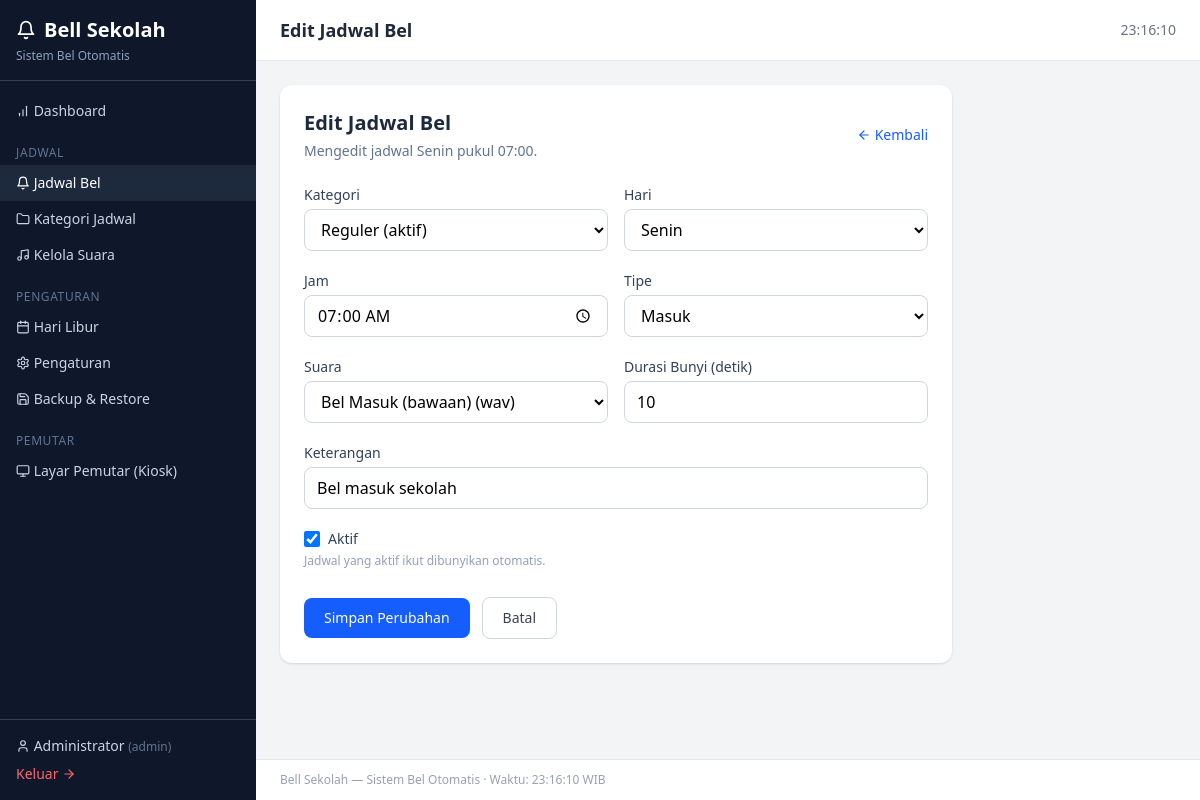
Screenshot of /admin/jadwal/edit.php?id=1 (signed in) with the database file from the repository.
### tables this page shows
CREATE TABLE IF NOT EXISTS jadwal_bel (
  id INT UNSIGNED NOT NULL AUTO_INCREMENT,
  id_kategori INT UNSIGNED NOT NULL,
  hari TINYINT NOT NULL COMMENT '1=Senin .. 6=Sabtu',
  jam TIME NOT NULL,
  tipe ENUM('masuk','ganti_jam','istirahat','sholat','pulang','reses','kustom') NOT NULL DEFAULT 'kustom',
  id_suara INT UNSIGNED NULL,
  durasi_bunyi INT UNSIGNED NOT NULL DEFAULT 10 COMMENT 'durasi bunyi (detik)',
  keterangan VARCHAR(255) NOT NULL DEFAULT '',
  aktif TINYINT(1) NOT NULL DEFAULT 1,
  created_at TIMESTAMP NOT NULL DEFAULT CURRENT_TIMESTAMP,
  PRIMARY KEY (id),
  KEY idx_jadwal_kategori (id_kategori),
  KEY idx_jadwal_hari (hari),
  KEY idx_jadwal_jam (jam),
  CONSTRAINT fk_jadwal_kategori FOREIGN KEY (id_kategori)
    REFERENCES kategori_jadwal (id) ON DELETE CASCADE,
  CONSTRAINT fk_jadwal_suara FOREIGN KEY (id_suara)
    REFERENCES suara_bel (id) ON DELETE SET NULL
);

CREATE TABLE IF NOT EXISTS kategori_jadwal (
  id INT UNSIGNED NOT NULL AUTO_INCREMENT,
  nama VARCHAR(100) NOT NULL,
  keterangan VARCHAR(255) NOT NULL DEFAULT '',
  warna VARCHAR(20) NOT NULL DEFAULT '#2563eb',
  is_default TINYINT(1) NOT NULL DEFAULT 0,
  is_active TINYINT(1) NOT NULL DEFAULT 0,
  created_at TIMESTAMP NOT NULL DEFAULT CURRENT_TIMESTAMP,
  PRIMARY KEY (id),
  UNIQUE KEY uq_kategori_nama (nama)
);

CREATE TABLE IF NOT EXISTS suara_bel (
  id INT UNSIGNED NOT NULL AUTO_INCREMENT,
  nama VARCHAR(150) NOT NULL,
  file_path VARCHAR(255) NOT NULL,
  format ENUM('mp3','wav','ogg') NOT NULL DEFAULT 'wav',
  ukuran_bytes BIGINT UNSIGNED NOT NULL DEFAULT 0,
  sumber ENUM('bawaan','upload','rekaman') NOT NULL DEFAULT 'upload',
  is_default TINYINT(1) NOT NULL DEFAULT 0,
  created_at TIMESTAMP NOT NULL DEFAULT CURRENT_TIMESTAMP,
  PRIMARY KEY (id)
);

### core/Database.php (called while the page is built, shortened)
<?php
class Database {
    private static $instance = null;
    private $connection;
    private function __construct() {
        $host = defined('DB_HOST') ? DB_HOST : '127.0.0.1';
        $port = defined('DB_PORT') ? (int) DB_PORT : 3306;
        if ($host === 'localhost') {
            $host = '127.0.0.1';
        }
        $connection = new mysqli($host, DB_USER, DB_PASS, DB_NAME, $port);
        $connection->query("SET time_zone = '+07:00'");
        $connection->set_charset("utf8mb4");
        $connection->options(MYSQLI_OPT_CONNECT_TIMEOUT, 10);
        $this->connection = $connection;
    }
    public static function getInstance() {
        if (self::$instance === null) {
            self::$instance = new self();
        }
        return self::$instance;
    }
    public function getConnection() {
        return $this->connection;
    }
}
function db() {
    return Database::getInstance();
}
function conn() {
    return db()->getConnection();
}

### core/helpers.php (called while the page is built, shortened)
<?php
function e($value) {
    return htmlspecialchars((string) $value, ENT_QUOTES, 'UTF-8');
}
function hari_label($kode) {
    $nama = ['', 'Senin', 'Selasa', 'Rabu', 'Kamis', 'Jumat', 'Sabtu', 'Minggu'];
    return $nama[$kode] ?? '';
}

### admin/jadwal/edit.php (the view, shortened to what this page needs)
<?php
$id = isset($_GET['id']) ? (int) $_GET['id'] : 0;
$stmt = conn()->prepare("SELECT * FROM jadwal_bel WHERE id = ? LIMIT 1");
$stmt->bind_param('i', $id);
$stmt->execute();
$jadwal = $stmt->get_result()->fetch_assoc();
$kategoriDipilih = (int) $jadwal['id_kategori'];
$hariDipilih     = (int) $jadwal['hari'];
$stmt = conn()->prepare("SELECT * FROM kategori_jadwal ORDER BY is_active DESC, nama ASC");
$stmt->execute();
$daftarKategori = $stmt->get_result()->fetch_all(MYSQLI_ASSOC);
$stmt = conn()->prepare("SELECT * FROM suara_bel ORDER BY nama ASC");
$stmt->execute();
$daftarSuara = $stmt->get_result()->fetch_all(MYSQLI_ASSOC);
$tipeList = ['masuk'=>'Masuk','ganti_jam'=>'Ganti Jam','istirahat'=>'Istirahat','sholat'=>'Sholat','pulang'=>'Pulang','reses'=>'Reses','kustom'=>'Kustom'];
require_once __DIR__ . '/../../views/layout.php';
?>
<div class="max-w-2xl">
    <div class="bg-white rounded-xl shadow p-6">
        <div class="flex items-center justify-between mb-6">
            <div>
                <h3 class="text-xl font-bold text-slate-800">Edit Jadwal Bel</h3>
                <p class="text-sm text-slate-500 mt-1">
                    Mengedit jadwal <?= e(hari_label($hariDipilih)) ?> pukul <?= e(substr($jadwal['jam'], 0, 5)) ?>.
                </p>
            </div>
            <a href="index.php" class="text-sm text-blue-600 hover:text-blue-800"><svg style="display:inline-block;width:1em;height:1em;vertical-align:-0.125em;flex-shrink:0" viewBox="0 0 24 24" fill="none" stroke="currentColor" stroke-width="2" stroke-linecap="round" stroke-linejoin="round" aria-hidden="true" focusable="false"><path d="m12 19-7-7 7-7"/><path d="M19 12H5"/></svg> Kembali</a>
        </div>
        <form method="post" action="process.php" class="space-y-5">
            <div class="grid grid-cols-1 sm:grid-cols-2 gap-4">
                <div>
                    <label for="id_kategori" class="block text-sm font-medium text-slate-700 mb-1">Kategori</label>
                    <select name="id_kategori" id="id_kategori" required
                            class="w-full rounded-lg border border-gray-300 px-3 py-2 focus:ring-2 focus:ring-blue-400 focus:border-blue-400 outline-none">
                        <?php foreach ($daftarKategori as $k): ?>
                            <option value="<?= e($k['id']) ?>" <?= $kategoriDipilih === (int) $k['id'] ? 'selected' : '' ?>>
                                <?= e($k['nama']) ?><?= $k['is_active'] ? ' (aktif)' : '' ?>
                            </option>
                        <?php endforeach; ?>
                    </select>
                </div>
                <div>
                    <label for="hari" class="block text-sm font-medium text-slate-700 mb-1">Hari</label>
                    <select name="hari" id="hari" required
                            class="w-full rounded-lg border border-gray-300 px-3 py-2 focus:ring-2 focus:ring-blue-400 focus:border-blue-400 outline-none">
                        <?php for ($h = 1; $h <= 6; $h++): ?>
                            <option value="<?= $h ?>" <?= $h === $hariDipilih ? 'selected' : '' ?>><?= e(hari_label($h)) ?></option>
                        <?php endfor; ?>
                    </select>
                </div>
            </div>
            <div class="grid grid-cols-1 sm:grid-cols-2 gap-4">
                <div>
                    <label for="jam" class="block text-sm font-medium text-slate-700 mb-1">Jam</label>
                    <input type="time" name="jam" id="jam" value="<?= e(substr($jadwal['jam'], 0, 5)) ?>" required
                           class="w-full rounded-lg border border-gray-300 px-3 py-2 focus:ring-2 focus:ring-blue-400 focus:border-blue-400 outline-none">
                </div>
                <div>
                    <label for="tipe" class="block text-sm font-medium text-slate-700 mb-1">Tipe</label>
                    <select name="tipe" id="tipe" required
                            class="w-full rounded-lg border border-gray-300 px-3 py-2 focus:ring-2 focus:ring-blue-400 focus:border-blue-400 outline-none">
                        <?php foreach ($tipeList as $kunci => $label): ?>
                            <option value="<?= e($kunci) ?>" <?= $kunci === $jadwal['tipe'] ? 'selected' : '' ?>><?= e($label) ?></option>
                        <?php endforeach; ?>
                    </select>
                </div>
            </div>
            <div class="grid grid-cols-1 sm:grid-cols-2 gap-4">
                <div>
                    <label for="id_suara" class="block text-sm font-medium text-slate-700 mb-1">Suara</label>
                    <select name="id_suara" id="id_suara"
                            class="w-full rounded-lg border border-gray-300 px-3 py-2 focus:ring-2 focus:ring-blue-400 focus:border-blue-400 outline-none">
                        <?php foreach ($daftarSuara as $s): ?>
                            <option value="<?= e($s['id']) ?>" <?= (int) ($jadwal['id_suara'] ?? 0) === (int) $s['id'] ? 'selected' : '' ?>>
                                <?= e($s['nama']) ?> (<?= e($s['format']) ?>)
                            </option>
                        <?php endforeach; ?>
                    </select>
                </div>
                <div>
                    <label for="durasi_bunyi" class="block text-sm font-medium text-slate-700 mb-1">Durasi Bunyi (detik)</label>
                    <input type="number" name="durasi_bunyi" id="durasi_bunyi" value="<?= e($jadwal['durasi_bunyi']) ?>" min="1" max="3600" step="1" required
                           class="w-full rounded-lg border border-gray-300 px-3 py-2 focus:ring-2 focus:ring-blue-400 focus:border-blue-400 outline-none">
                </div>
            </div>
            <div>
                <label for="keterangan" class="block text-sm font-medium text-slate-700 mb-1">Keterangan</label>
                <input type="text" name="keterangan" id="keterangan" maxlength="255" value="<?= e($jadwal['keterangan']) ?>"
                       placeholder="Contoh: Bel masuk pagi"
                       class="w-full rounded-lg border border-gray-300 px-3 py-2 focus:ring-2 focus:ring-blue-400 focus:border-blue-400 outline-none">
            </div>
            <div>
                <label class="flex items-center gap-2 cursor-pointer">
                    <input type="checkbox" name="aktif" value="1" <?= $jadwal['aktif'] ? 'checked' : '' ?>
                           class="w-4 h-4 rounded border-gray-300 text-blue-600 focus:ring-blue-400">
                    <span class="text-sm font-medium text-slate-700">Aktif</span>
                </label>
                <p class="mt-1 text-xs text-slate-400">Jadwal yang aktif ikut dibunyikan otomatis.</p>
            </div>
            <div class="flex items-center gap-3 pt-2">
                <button type="submit"
                        class="rounded-lg bg-blue-600 hover:bg-blue-700 px-5 py-2.5 text-sm font-medium text-white transition">
                    Simpan Perubahan
                </button>
                <a href="index.php"
                   class="rounded-lg border border-gray-300 px-5 py-2.5 text-sm font-medium text-gray-700 hover:bg-gray-50 transition">
                    Batal
                </a>
            </div>
        </form>
    </div>
</div>
<?php require_once __DIR__ . '/../../views/footer.php'; ?>

### assets/css/app.css (style rules this page uses)
:root { --warna-primary:#2563eb;--warna-secondary:#0891b2 }

### rows the page displays
jadwal_bel: hari "Senin", jam "07:00", id_kategori "Reguler (aktif)", tipe "Masuk", id_suara "Bel Masuk (bawaan) (wav)", durasi_bunyi "10", keterangan "Bel masuk sekolah", aktif "☑"

### other values shown
$userAktif['nama_lengkap'] ?: $userAktif['username'] "Administrator"
$userAktif['role'] "admin"
$judul "Edit Jadwal Bel"
form field hari "Senin"
